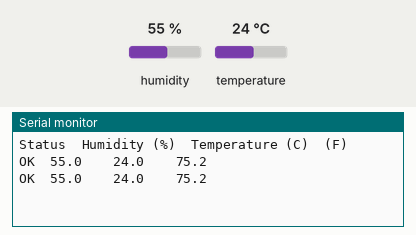
Simulated run of this sketch. Board: Arduino Uno, built with avr-gcc and run on an emulated ATmega328P. On the bench: the last lines printed to the serial monitor. Inputs (shaded band) come from the test bench; at power-on: humidity 55 %, temperature 24 °C.

Above: at 6.8 s.
6.9 s: humidity set to 22 %
At 10.8 s:
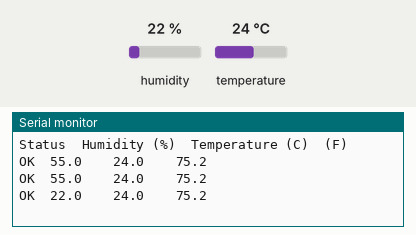
12.3 s: temperature set to 12 °C
At 15.2 s:
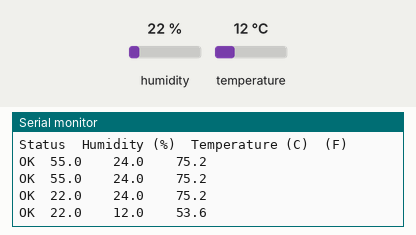
17.7 s: humidity set to 40 %
At 18.5 s:
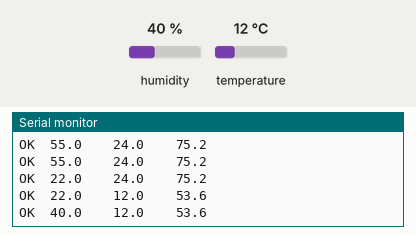
Timing chart, 0 to 20.7 s (numbered marks = the images above; inputs shaded):
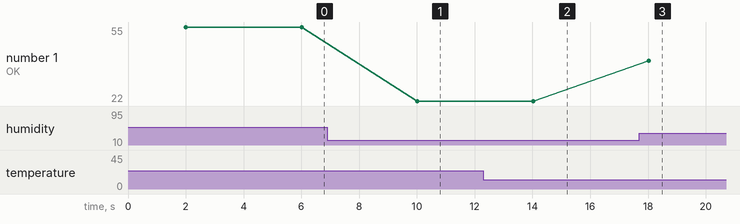

Measured:
- after the input at 6.9 s, the serial monitor: prints a new line after 3.1 s (image 1)
- after the input at 12.3 s, the serial monitor: prints a new line after 1.7 s (image 2)
- after the input at 17.7 s, the serial monitor: prints a new line after 0.33 s (image 3)
- plotted number 1: 55 → 22 after the input at 6.9 s, 22 → 40 after the input at 17.7 s

The sketch:

DHT_Test.ino
```cpp
#include "DHT.h"

DHT dht;

void setup()
{
  Serial.begin(9600);
  Serial.println();
  Serial.println("Status\tHumidity (%)\tTemperature (C)\t(F)");

  dht.setup(2); // data pin 2
}

void loop()
{
  delay(dht.getMinimumSamplingPeriod());

  float humidity = dht.getHumidity();
  float temperature = dht.getTemperature();

  Serial.print(dht.getStatusString());
  Serial.print("\t");
  Serial.print(humidity, 1);
  Serial.print("\t\t");
  Serial.print(temperature, 1);
  Serial.print("\t\t");
  Serial.println(dht.toFahrenheit(temperature), 1);
  delay(2000);
}
```
